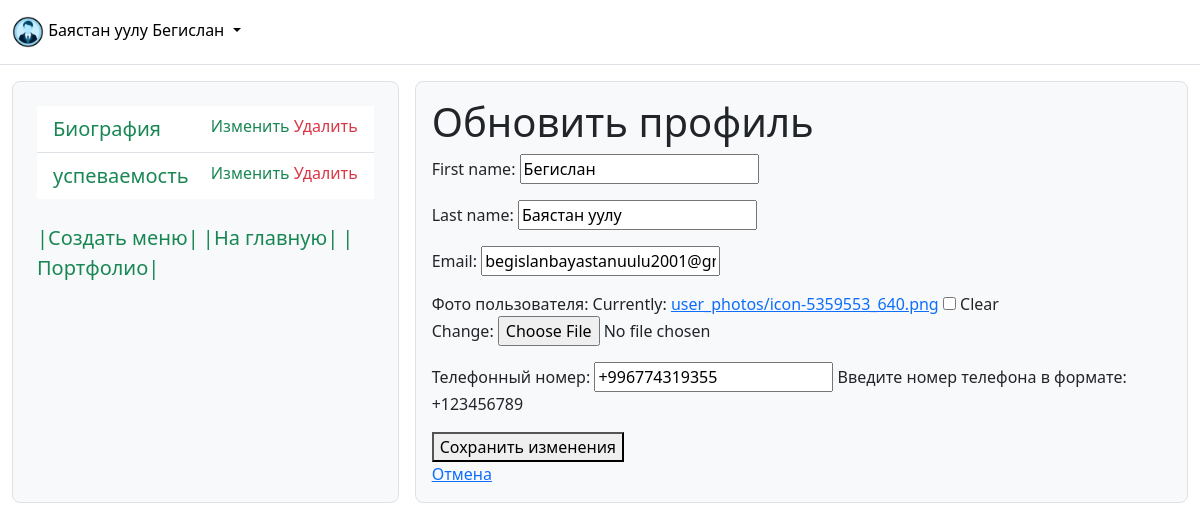
Page /adm/profile/update/ (signed in) on the earlier database version.
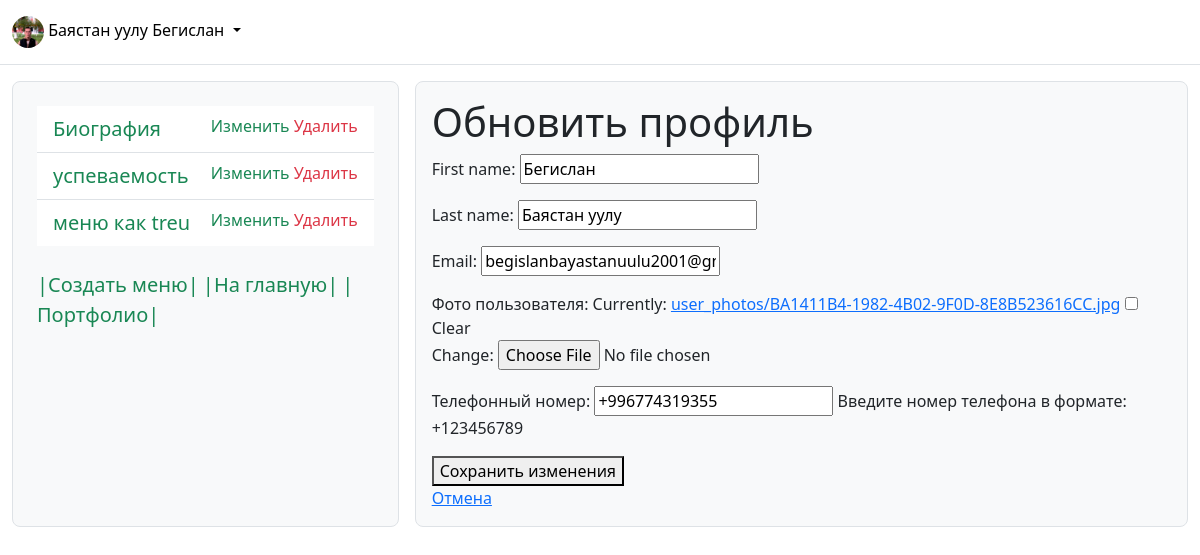
Same page on the later database version.
### core/models.py (models this page shows, shortened)
class CustomUser(AbstractUser):
    photo = models.ImageField(upload_to='user_photos/', verbose_name='Фото пользователя', blank=True, null=True)
    email = models.EmailField()
    phone = PhoneNumberField(verbose_name='Телефонный номер', blank=True, null=True, help_text="Введите номер телефона в формате: +123456789")

class Portfolio(models.Model):
    user = models.ForeignKey(CustomUser, on_delete=models.CASCADE, verbose_name='Пользователь')
    background = models.ImageField(upload_to='backgrounds/', verbose_name='Фон страницы', blank=True,
                                   null=True)
    menu = models.CharField(max_length=100, verbose_name='меню')
    content = RichTextField()
    active = models.BooleanField(default=False, verbose_name='актив')
    create_date = models.DateField(auto_now_add=True)
    update_date = models.DateField(auto_now=True, blank=True)

### adminka/views.py (the view)
# urls.py: path('profile/update/', update_profile, name='update_profile'),
@login_required
def update_profile(request):
    user = request.user
    portfolio = Portfolio.objects.filter(user=user)
    if request.method == 'POST':
        form = UserUpdateForm(request.POST, instance=request.user)
        if form.is_valid():
            form.save()
            return redirect('profile')
    else:
        form = UserUpdateForm(instance=request.user)
    return render(request, 'adm/update_profile.html', {'form': form, 'user': user, "portfolio": portfolio})

### adminka/forms.py
class UserUpdateForm(forms.ModelForm):
    class Meta:
        model = CustomUser
        fields = ['first_name', 'last_name', 'email', 'photo', 'phone']

### adminka/templates/adm/update_profile.html (shortened to what this page needs)
{% extends 'adm/base_admin.html' %}
{% block content %}
<div class="update-profile p-3">
    <h1>Обновить профиль</h1>
    <form method="post">
        {{ form.as_p }}
        <button type="submit">Сохранить изменения</button>
    </form>
    <a href="{% url 'profile' %}">Отмена</a>
</div>
{% endblock %}

### adminka/templates/adm/base_admin.html (shortened to what this page needs)
<!DOCTYPE html>
{% load static %}
<html lang="ru">
<head>
    <link href="https://cdn.jsdelivr.net/npm/bootstrap@5.3.3/dist/css/bootstrap.min.css" rel="stylesheet"
>
</head>
<body>
<header class="py-3 mb-3 border-bottom">
    <div class="container-fluid d-grid gap-3 align-items-center" style="grid-template-columns: 1fr 2fr;">
        <div class="dropdown">
            <div class="flex-shrink-0 dropdown">
                <a href="#" class="d-block link-body-emphasis text-decoration-none dropdown-toggle"
                   data-bs-toggle="dropdown" aria-expanded="false">
                    {% if user.photo %}
                        <img src="{{ user.photo.url }}" width="32" height="32" class="rounded-circle">
                    {% else %}
                        <img src="https://t3.ftcdn.net/jpg/05/53/79/60/360_F_553796090_XHrE6R9jwmBJUMo9HKl41hyHJ5gqt9oz.jpg"
                             width="32" height="32" class="rounded-circle">
                    {% endif %}
                    {{ user.last_name }} {{ user.first_name }}
                </a>
            </div>
        </div>
    </div>
</header>
<div class="container-fluid pb-3">
    <div class="d-grid gap-3" style="grid-template-columns: 1fr 2fr;">
        <div class="bg-body-tertiary border rounded-3 p-4">
            <ul class="list-group list-group-flush">
                {% for data in portfolio %}
                    <li class="list-group-item">
                        <a class="lead text-decoration-none text-success mb-4"
                           href="{% url 'admin_portfolio_detail' data.id %}">
                            {{ data.menu }}
                        </a>
                        <span style="float: right">
                            <a href="{% url 'portfolio_update' data.id %}" class="text-success  text-decoration-none">Изменить</a>
                            <a href="{% url 'portfolio_delete' data.id %}" class="text-danger  text-decoration-none">Удалить</a>
                        </span>
                    </li>
                {% endfor %}
            </ul>
            <br>
            <a href="{% url 'create_portfolio' %}" class="lead text-decoration-none text-success mb-4">|Создать
                меню|</a>
            <a href="{% url 'core' %}" class="lead text-decoration-none text-success mb-4">|На главную|</a>
            <a href="{% url 'user' user.username %}" class="lead text-decoration-none text-success mb-4">|Портфолио|</a>
        </div>
        <div class="bg-body-tertiary border rounded-3">
            {% block content %}
            {% endblock %}
        </div>
    </div>
</div>
</body>
</html>

Differences in the rows shown:
changed CustomUser "Баястан уулу": photo: a different picture
added Portfolio: menu "меню как treu"
Other differences:
text no longer shown: "First name: Last name: Email: Фото пользователя: Currently: user_photos/icon-5359553_640.png Clear Change: Телефонный номер: Введите номер телефона в формате: +123456789"
text now shown: "First name: Last name: Email: Фото пользователя: Currently: user_photos/BA1411B4-1982-4B02-9F0D-8E8B523616CC.jpg Clear Change: Телефонный номер: Введите номер телефона в формате: +123456789"
